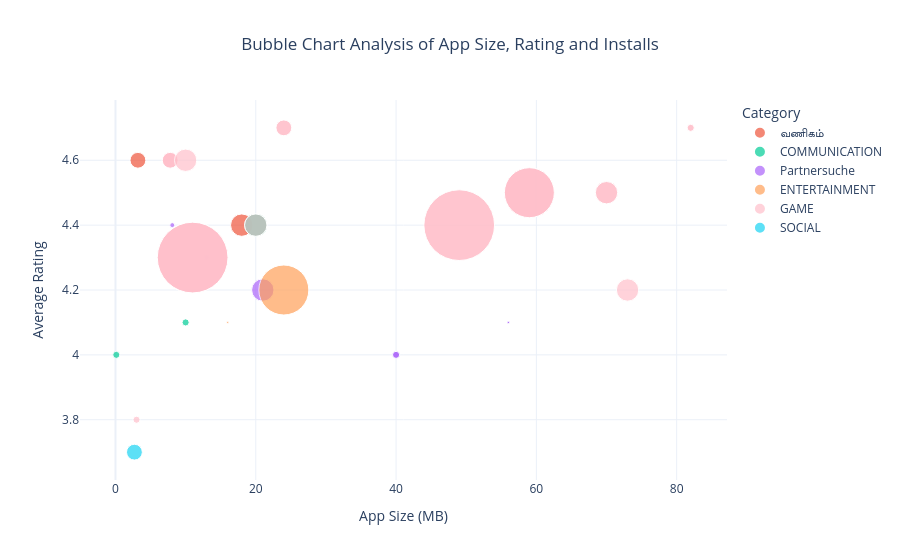

Source (notebook cell):
### Code cell
# ============================================================
# STEP 8: CREATE PLOTLY BUBBLE CHART
# ============================================================

# Color mapping (only GAME is forced to Pink)
color_map = {
    "GAME": "pink"
}

fig = px.scatter(
    task1_df,
    x="Size_MB",
    y="Rating",
    size="Installs",
    color="Category",
    color_discrete_map=color_map,
    hover_name="App",
    hover_data={
        "Reviews": True,
        "Installs": ":,",
        "Sentiment_Subjectivity": ":.2f",
        "Size_MB": ":.2f"
    },
    title="Bubble Chart Analysis of App Size, Rating and Installs",
    labels={
        "Size_MB": "App Size (MB)",
        "Rating": "Average Rating",
        "Category": "Category",
        "Installs": "Number of Installs"
    },
    size_max=50
)

fig.update_layout(
    template="plotly_white",
    title_x=0.5
)

fig.show()

### Figure 1 — Plotly figure (JSON) as saved in the notebook; plotly's stock layout.template omitted (floating-point values rounded to 4 significant figures)
{"data": [{"customdata": [[62270.0, 10000000.0, 0.675], [188800.0, 5000000.0, 0.6554]], "hovertemplate": "<b>%{hovertext}</b><br><br>Category=வணிகம்<br>App Size (MB)=%{x:.2f}<br>Average Rating=%{y}<br>Number of Installs=%{customdata[1]:,}<br>Reviews=%{customdata[0]}<br>Sentiment_Subjectivity=%{customdata[2]:.2f}<extra></extra>", "hovertext": ["Google Primer", "Call Blocker"], "legendgroup": "வணிகம்", "marker": {"color": "#EF553B", "size": [10000000, 5000000], "sizemode": "area", "sizeref": 40000, "symbol": "circle"}, "mode": "markers", "name": "வணிகம்", "orientation": "v", "showlegend": true, "type": "scatter", "x": [18.0, 3.2], "xaxis": "x", "y": [4.4, 4.6], "yaxis": "y"}, {"customdata": [[17530.0, 1000000.0, 0.6554], [483600.0, 10000000.0, 0.5065], [9498.0, 1000000.0, 0.6], [483800.0, 10000000.0, 0.5065]], "hovertemplate": "<b>%{hovertext}</b><br><br>Category=COMMUNICATION<br>App Size (MB)=%{x:.2f}<br>Average Rating=%{y}<br>Number of Installs=%{customdata[1]:,}<br>Reviews=%{customdata[0]}<br>Sentiment_Subjectivity=%{customdata[2]:.2f}<extra></extra>", "hovertext": ["Call Blocker", "CallApp: Caller ID, Blocker & Phone Call Recorder", "Caller ID +", "CallApp: Caller ID, Blocker & Phone Call Recorder"], "legendgroup": "COMMUNICATION", "marker": {"color": "#00cc96", "size": [1000000, 10000000, 1000000, 10000000], "sizemode": "area", "sizeref": 40000, "symbol": "circle"}, "mode": "markers", "name": "COMMUNICATION", "orientation": "v", "showlegend": true, "type": "scatter", "x": [10.0, 20.0, 0.118, 20.0], "xaxis": "x", "y": [4.1, 4.4, 4.0, 4.4], "yaxis": "y"}, {"customdata": [[2556.0, 100000.0, 0.5553], [48840.0, 1000000.0, 0.5422], [2430.0, 500000.0, 0.5107], [48840.0, 1000000.0, 0.5422], [2556.0, 100000.0, 0.5553], [244000.0, 10000000.0, 0.6941], [2560.0, 100000.0, 0.5553], [41600.0, 500000.0, 0.5584], [2433.0, 500000.0, 0.5107]], "hovertemplate": "<b>%{hovertext}</b><br><br>Category=Partnersuche<br>App Size (MB)=%{x:.2f}<br>Average Rating=%{y}<br>Number of Installs=%{customdata[1]:,}<br>Reviews=%{customdata[0]}<br>Sentiment_Subjectivity=%{customdata[2]:.2f}<extra></extra>", "hovertext": ["Hily: Dating, Chat, Match, Meet & Hook up", "CMB Free Dating App", "FlirtChat - ♥Free Dating/Flirting App♥", "CMB Free Dating App", "Hily: Dating, Chat, Match, Meet & Hook up", "Hitwe - meet people and chat", "Hily: Dating, Chat, Match, Meet & Hook up", "2Date Dating App, Love and matching", "FlirtChat - ♥Free Dating/Flirting App♥"], "legendgroup": "Partnersuche", "marker": {"color": "#ab63fa", "size": [100000, 1000000, 500000, 1000000, 100000, 10000000, 100000, 500000, 500000], "sizemode": "area", "sizeref": 40000, "symbol": "circle"}, "mode": "markers", "name": "Partnersuche", "orientation": "v", "showlegend": true, "type": "scatter", "x": [56.0, 40.0, 13.0, 40.0, 56.0, 21.0, 56.0, 8.1, 13.0], "xaxis": "x", "y": [4.1, 4.0, 4.3, 4.0, 4.1, 4.2, 4.1, 4.4, 4.3], "yaxis": "y"}, {"customdata": [[411700.0, 50000000.0, 0.5556], [1033.0, 100000.0, 0.5336]], "hovertemplate": "<b>%{hovertext}</b><br><br>Category=ENTERTAINMENT<br>App Size (MB)=%{x:.2f}<br>Average Rating=%{y}<br>Number of Installs=%{customdata[1]:,}<br>Reviews=%{customdata[0]}<br>Sentiment_Subjectivity=%{customdata[2]:.2f}<extra></extra>", "hovertext": ["Amazon Prime Video", "Cooking Channel"], "legendgroup": "ENTERTAINMENT", "marker": {"color": "#FFA15A", "size": [50000000, 100000], "sizemode": "area", "sizeref": 40000, "symbol": "circle"}, "mode": "markers", "name": "ENTERTAINMENT", "orientation": "v", "showlegend": true, "type": "scatter", "x": [24.0, 16.0], "xaxis": "x", "y": [4.2, 4.1], "yaxis": "y"}, {"customdata": [[59800.0, 5000000.0, 0.5368], [1136000.0, 50000000.0, 0.5563], [1296000.0, 100000000.0, 0.5202], [2123000.0, 100000000.0, 0.5703], [59850.0, 5000000.0, 0.5368], [1137000.0, 50000000.0, 0.5563], [1296000.0, 100000000.0, 0.5202], [1137000.0, 50000000.0, 0.5563], [141500.0, 5000000.0, 0.5402], [46420.0, 10000000.0, 0.5825], [59020.0, 1000000.0, 0.5235], [59020.0, 1000000.0, 0.5235], [59910.0, 5000000.0, 0.5368], [1296000.0, 100000000.0, 0.5202], [1138000.0, 50000000.0, 0.5563], [401400.0, 10000000.0, 0.5358], [59910.0, 5000000.0, 0.5368], [42140.0, 10000000.0, 0.6062], [1296000.0, 100000000.0, 0.5202], [2124000.0, 100000000.0, 0.5703], [214900.0, 10000000.0, 0.5573], [22190.0, 1000000.0, 0.5493], [1129000.0, 50000000.0, 0.5563], [142300.0, 5000000.0, 0.5402], [401600.0, 10000000.0, 0.5358]], "hovertemplate": "<b>%{hovertext}</b><br><br>Category=GAME<br>App Size (MB)=%{x:.2f}<br>Average Rating=%{y}<br>Number of Installs=%{customdata[1]:,}<br>Reviews=%{customdata[0]}<br>Sentiment_Subjectivity=%{customdata[2]:.2f}<extra></extra>", "hovertext": ["Block Puzzle", "Granny", "Flow Free", "Cut the Rope FULL FREE", "Block Puzzle", "Granny", "Flow Free", "Granny", "Color by Number – New Coloring Book", "Draw In", "Honkai Impact 3rd", "Honkai Impact 3rd", "Block Puzzle", "Flow Free", "Granny", "Dude Perfect 2", "Block Puzzle", "Candy Bomb", "Flow Free", "Cut the Rope FULL FREE", "1LINE – One Line with One Touch", "Four In A Line", "Granny", "Color by Number – New Coloring Book", "Dude Perfect 2"], "legendgroup": "GAME", "marker": {"color": "pink", "size": [5000000, 50000000, 100000000, 100000000, 5000000, 50000000, 100000000, 50000000, 5000000, 10000000, 1000000, 1000000, 5000000, 100000000, 50000000, 10000000, 5000000, 10000000, 100000000, 100000000, 10000000, 1000000, 50000000, 5000000, 10000000], "sizemode": "area", "sizeref": 40000, "symbol": "circle"}, "mode": "markers", "name": "GAME", "orientation": "v", "showlegend": true, "type": "scatter", "x": [7.8, 59.0, 11.0, 49.0, 7.8, 59.0, 11.0, 59.0, 24.0, 73.0, 82.0, 82.0, 7.8, 11.0, 59.0, 70.0, 7.8, 20.0, 11.0, 49.0, 10.0, 3.0, 59.0, 24.0, 70.0], "xaxis": "x", "y": [4.6, 4.5, 4.3, 4.4, 4.6, 4.5, 4.3, 4.5, 4.7, 4.2, 4.7, 4.7, 4.6, 4.3, 4.5, 4.5, 4.6, 4.4, 4.3, 4.4, 4.6, 3.8, 4.5, 4.7, 4.5], "yaxis": "y"}, {"customdata": [[138000.0, 5000000.0, 0.5201]], "hovertemplate": "<b>%{hovertext}</b><br><br>Category=SOCIAL<br>App Size (MB)=%{x:.2f}<br>Average Rating=%{y}<br>Number of Installs=%{customdata[1]:,}<br>Reviews=%{customdata[0]}<br>Sentiment_Subjectivity=%{customdata[2]:.2f}<extra></extra>", "hovertext": ["Blogger"], "legendgroup": "SOCIAL", "marker": {"color": "#19d3f3", "size": [5000000], "sizemode": "area", "sizeref": 40000, "symbol": "circle"}, "mode": "markers", "name": "SOCIAL", "orientation": "v", "showlegend": true, "type": "scatter", "x": [2.7], "xaxis": "x", "y": [3.7], "yaxis": "y"}], "layout": {"legend": {"itemsizing": "constant", "title": {"text": "Category"}, "tracegroupgap": 0}, "title": {"text": "Bubble Chart Analysis of App Size, Rating and Installs", "x": 0.5}, "xaxis": {"anchor": "y", "domain": [0, 1], "title": {"text": "App Size (MB)"}}, "yaxis": {"anchor": "x", "domain": [0, 1], "title": {"text": "Average Rating"}}}}
